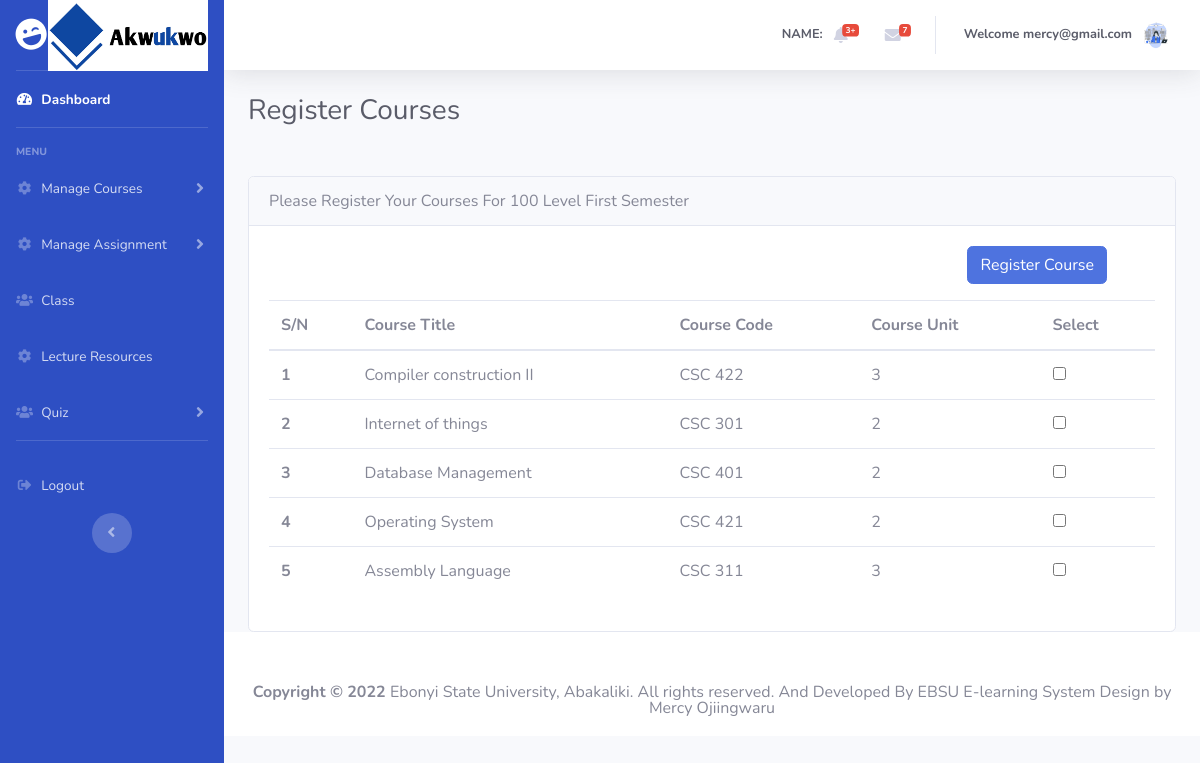
/students/registercos.php (signed in), run on an earlier commit of the app's database.
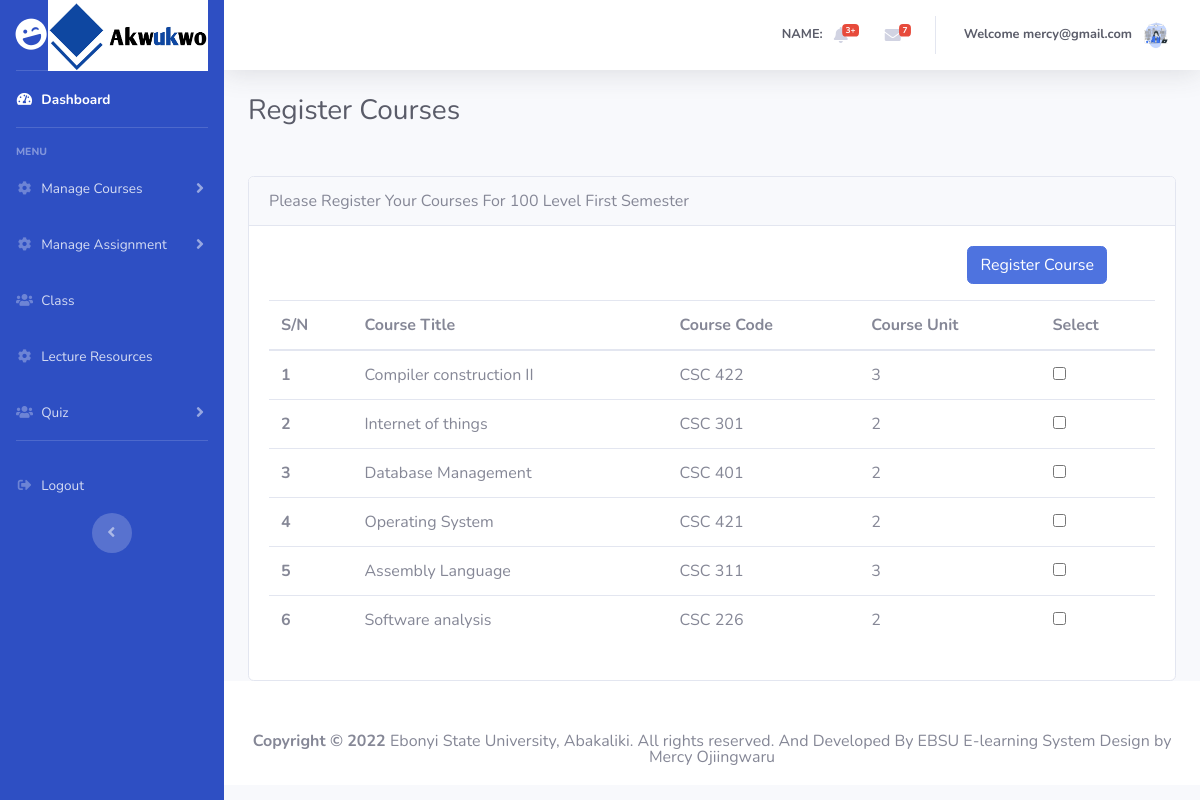
And on a later commit of the database.
### tables this page shows
CREATE TABLE `course` (
  `id` int(10) NOT NULL,
  `coursetitle` varchar(30) NOT NULL,
  `coursecode` varchar(10) NOT NULL,
  `unit` varchar(10) NOT NULL
);

### server/classes/dbconnection.php (called while the page is built, shortened)
<?php
class DbConnection {
	private $host = "localhost";
	private $dbname = "e-learning";
	private $username = "root";
	private $password = "";
	public function __construct() {
		try {
			$this->connection = new PDO('mysql:host='.$this->host.';dbname='.$this->dbname, $this->username, $this->password);
		} catch(PDOException $ex) {
			echo $ex->getMessage();
		}
	}
}
?>

### server/classes/fetchData.php (called while the page is built, shortened)
<?php
    require_once('dbconnection.php');
    class fetchData extends DbConnection {
        public function displayAllCourses(){
            $sql = "SELECT * FROM course ORDER BY id ";
            $qry = $this->connection->prepare($sql);
            $exec = $qry->execute(array());
            if($qry->errorCode() == 0){
                if ($qry->rowCount() > 0) {
                    return $qry->fetchAll(PDO::FETCH_ASSOC);
                }else{
                    return 0;
                }
            }else{
                return array('status'=>0, 'message'=>$qry->errorInfo());
            }
        }
    }
?>

### students/registercos.php (the view, shortened to what this page needs)
<?php
  require_once 'header.php';
  require_once '../server/classes/fetchData.php';
  $fetchData = new fetchData;
?>
<div class="container-fluid">
  <h1 class="h3 mb-4 text-gray-800">Register Courses</h1>
  <div class="card card-register mx-auto mt-5">
    <div class="card-header">Please Register Your Courses For 100 Level First Semester</div>
      <div class="card-body">
        <div class="table-responsive" style="overflow-x:scroll;">
            <form action="" method="POST">
              <table class="table table-hover">
                  <thead>
                      <tr>
                        <th scope="col">S/N</th>
                        <th scope="col">Course Title</th>
                        <th scope="col">Course Code</th>
                        <th scope="col">Course Unit</th>
                        <th scope="col">Select</th>
                      </tr>
                  </thead>
                  <tbody>
                  <?php
                    $fetchResponse = $fetchData->displayAllCourses();
                    if(is_array($fetchResponse)){
                      if(isset($fetchResponse['status'])){
                          '<div class="alert alert-danger">'.print_r($fetchResponse['message']).'</div>';
                      }else {
                        $count = 1;
                        foreach($fetchResponse as $row){
                        $crs = $row['id'].",".$row['coursetitle'].",".$row['coursecode'].",".$row['unit'];
                  ?>
                    <tr>
                      <th scope="row"><?php echo $count; ?></th>
                      <td name="cos[]"><?php echo $row['coursetitle']?></td>
                      <td name="cos[]"><?php echo $row['coursecode']?></td>
                      <td name="cos[]"><?php echo $row['unit']?></td>
                      <td>
                        <input type="checkbox" name="courses[]" id="checkbox" value="<?php echo $crs ?>">
                      </td>
                    </tr>
                    <?php
                    $count+=1;
                    }}}
                  ?>
                  <tr>
                    <div class="text-right px-5 pb-3">
                      <button class="btn btn-primary" name="btnAdd">Register Course</button>
                    </div>
                  </tr>
                  </tbody>
              </table>
            </form>
        </div>
      </div>
  </div>
</div>
<?php
	require_once 'footer.php';
?>

What changed in the data, as far as the page shows it:
added course: coursetitle "Software analysis", coursecode "CSC 226", unit "2"
